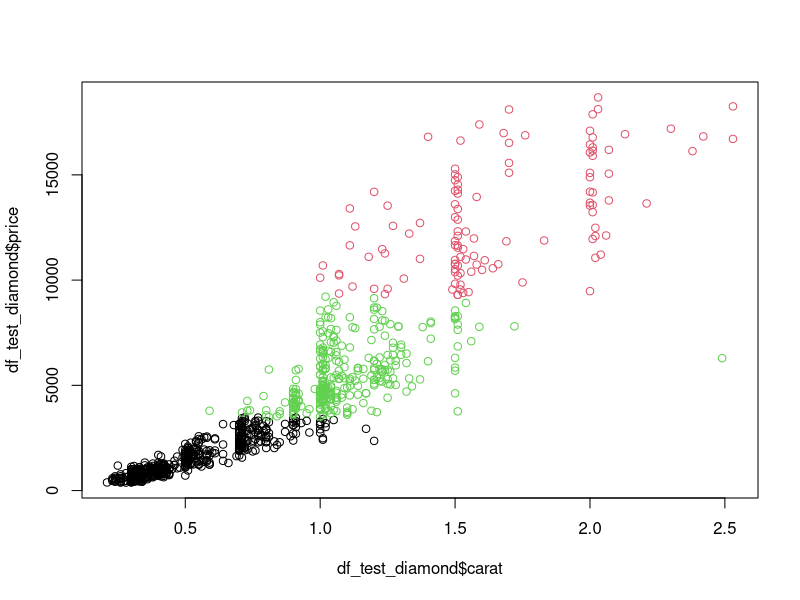

Write the R code that produced this figure.
#날짜 : 2021/01/28
#이름 : 김은표
#내용 : Ch16.비지도학습 - 군집분석 실습 교재 p543

library(ggplot2)

#다이몬드 군집분석
data(diamonds)
View(diamonds)

#모집단에서 1000개 샘플링
sample <- sample(1:nrow(diamonds), 1000)
df_test_sample <- diamonds[sample,]
View(df_test_sample)

#군집분석용 데이터프레임 생성
df_test_diamond <- df_test_sample[c('price', 'carat', 'depth', 'table')]
View(df_test_diamond)

#군집분석
result_kmeans <- kmeans(df_test_diamond, 3)
result_kmeans

df_test_diamond['cluster'] <- result_kmeans$cluster
View(df_test_diamond)

#시각화
plot(df_test_diamond$carat, 
     df_test_diamond$price, 
     col=df_test_diamond$cluster)
